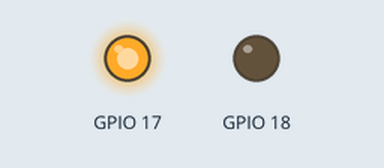
Bench run of a program on a simulated Raspberry Pi (BCM pin numbers). On the bench: output pins drawn as LEDs (lit = HIGH). What the program prints to the terminal is not drawn.

Above: at 1.5 s.
At 4.5 s:
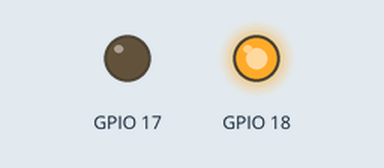
Timing chart, 0 to 7.8 s (numbered marks = the images above):
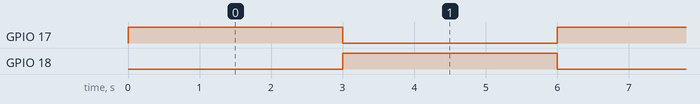

The program:

motor.py
```python
# A program to control the movement of a single motor using the RTK MCB!
# Composed by The Raspberry Pi Guy to accompany his tutorial!

# Let's import the modules we will need!
import time
import RPi.GPIO as GPIO

# Next we setup the pins for use!
GPIO.setmode(GPIO.BCM)
GPIO.setwarnings(False)
GPIO.setup(17,GPIO.OUT)
GPIO.setup(18,GPIO.OUT)

print('Starting motor sequence!')

while True:
  try:
    # Makes the motor spin one way for 3 seconds
    GPIO.output(17, True)
    GPIO.output(18, False)
    time.sleep(3)
    # Spins the other way for a further 3 seconds
    GPIO.output(17, False)
    GPIO.output(18, True)
    time.sleep(3)
  except(KeyboardInterrupt):
    # If a keyboard interrupt is detected then it exits cleanly!
    print('Finishing up!')
    GPIO.output(17, False)
    GPIO.output(18, False)
    quit()
```

Measured:
- by itself, GPIO 17, GPIO 18: alternates HIGH for 3.0 s and LOW for 3.0 s
